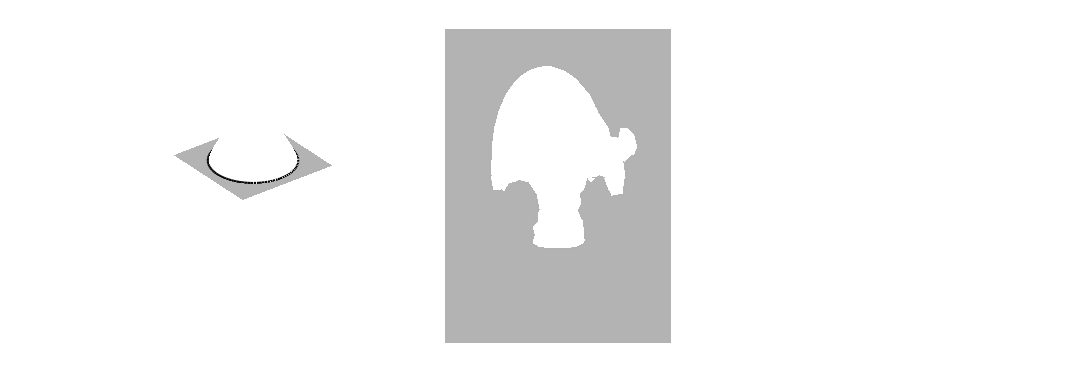

Reproduce this figure in MATLAB. (Note: this script raises an error after producing the figure.)
function demo_GPR_closedShape02
% Gaussian process implicit surface (GPIS) representation with thin-plate covariance function in GPR
% 
% If this code is useful for your research, please cite the related publications:
% @incollection{Calinon19chapter,
% 	author="Calinon, S. and Lee, D.",
% 	title="Learning Control",
% 	booktitle="Humanoid Robotics: a Reference",
% 	publisher="Springer",
% 	editor="Vadakkepat, P. and Goswami, A.", 
% 	year="2019",
% 	doi="10.1007/978-94-007-7194-9_68-1",
% 	pages="1--52"
% }
% @inproceedings{Williams07,
% 	author = "Williams, O. and Fitzgibbon, A.",
% 	title = "Gaussian Process Implicit Surfaces",
% 	booktitle = "Gaussian Processes in Practice",
% 	year = "2007"
% }
% 
% Copyright (c) 2019 Idiap Research Institute, http://idiap.ch/
% Written by Sylvain Calinon, http://calinon.ch/
% 
% This file is part of PbDlib, http://www.idiap.ch/software/pbdlib/
% 
% PbDlib is free software: you can redistribute it and/or modify
% it under the terms of the GNU General Public License version 3 as
% published by the Free Software Foundation.
% 
% PbDlib is distributed in the hope that it will be useful,
% but WITHOUT ANY WARRANTY; without even the implied warranty of
% MERCHANTABILITY or FITNESS FOR A PARTICULAR PURPOSE. See the
% GNU General Public License for more details.
% 
% You should have received a copy of the GNU General Public License
% along with PbDlib. If not, see <http://www.gnu.org/licenses/>.

addpath('./m_fcts/');


%% Parameters
%%%%%%%%%%%%%%%%%%%%%%%%%%%%%%%%%%%%%%%%%%%%%%%%%%%%%%%%%%%%%%%%%%%%%%%%%
nbVarX = 2; %Dimension of x
nbVarY = 1; %Dimension of y 
nbDataRepro = 20.^2; %Number of datapoints in a reproduction
nbRepros = 6; %Number of randomly sampled reproductions
p(1)=1E0; p(2)=1E-5; %Thin-plate covariance function parameters 
SigmaY = eye(nbVarY);


%% Generate data
%%%%%%%%%%%%%%%%%%%%%%%%%%%%%%%%%%%%%%%%%%%%%%%%%%%%%%%%%%%%%%%%%%%%%%%%%%%
x = [-3 -2 -1  0  1  2  3  3  3  2  1  1  1  0 -1 -1 -1 -2 -3 -3;
		  2  2  2  2  2  2  2  1  0  0  0 -1 -2 -2 -2 -1  0  0  0  1];
x = [x, mean(x,2), [-4, -4, 4, 4; 4 -4 -4 4]] .*1E-1;
x = x(:,6:end); %Simulate missing datapoints
nbData = size(x,2);
y = [zeros(1,nbData-5), 1, -1, -1, -1, -1];
Data = [x; y];


%% Reproduction with GPR
%%%%%%%%%%%%%%%%%%%%%%%%%%%%%%%%%%%%%%%%%%%%%%%%%%%%%%%%%%%%%%%%%%%%%%%%%
%Mean computation
[Xm, Ym] = meshgrid(linspace(-.5,.5,nbDataRepro.^.5), linspace(-.5,.5,nbDataRepro.^.5));
xs = [Xm(:)'; Ym(:)'];
p(1) = max(max(pdist2(xs', xs'))); %Refine thin-plate covariance function parameter

rc = 4E-1;
S = eye(nbVarX) .* rc.^-2;
MuS = .5 .* rc .* diag(1 - xs' * S * xs)';
Mu = .5 .* rc .* diag(1 - x' * S * x)';

K = covFct(x, x, p, 1); %Inclusion of noise on the inputs for the computation of K
Ks = covFct(xs, x, p);
% r(1).Data = [xs; (Ks / K * y')']; %GPR with Mu=0
r(1).Data = [xs; MuS + (Ks / K * (y - Mu)')']; 

%Uncertainty evaluation
Kss = covFct(xs, xs, p); 
S = Kss - Ks / K * Ks';
r(1).SigmaOut = zeros(nbVarY, nbVarY, nbData);
for t=1:nbDataRepro
	r(1).SigmaOut(:,:,t) = SigmaY * S(t,t); 
end

%Generate stochastic samples from the prior 
[V,D] = eig(Kss);
for n=2:nbRepros/2
	yp = real(V*D^.5) * randn(nbDataRepro, nbVarY) * SigmaY .* 2E-1; 
	r(n).Data = [xs; yp'];
end

%Generate stochastic samples from the posterior 
[V,D] = eig(S);
for n=nbRepros/2+1:nbRepros
	ys = real(V*D^.5) * randn(nbDataRepro, nbVarY) * SigmaY .* 0.5 + r(1).Data(nbVarX+1:end,:)'; 
	r(n).Data = [xs; ys'];
end


%% Spatial plots 
%%%%%%%%%%%%%%%%%%%%%%%%%%%%%%%%%%%%%%%%%%%%%%%%%%%%%%%%%%%%%%%%%%%%%%%%%
figure('PaperPosition',[0 0 14 5],'position',[10 10 2500 900]); 
colormap([.7 .7 .7]);

%Plot center of GP (acting as prior if points on the contours are missing)
subplot(1,3,1); hold on; axis off; rotate3d on;
% for n=2:nbRepros/2
% 	coltmp = [.5 .5 .5] + [.5 .5 .5].*rand(1);
% 	mesh(Xm, Ym, reshape(r(n).Data(3,:), nbDataRepro.^.5, nbDataRepro.^.5), 'facealpha',.4,'edgealpha',.4,'facecolor',coltmp,'edgecolor',coltmp); %Prior samples
% end
mesh(Xm, Ym, reshape(MuS, nbDataRepro.^.5, nbDataRepro.^.5), 'facealpha',.8,'edgealpha',.8);
mesh(Xm, Ym, zeros(nbDataRepro.^.5, nbDataRepro.^.5), 'facealpha',.3,'edgealpha',.3,'facecolor',[0 0 0],'edgecolor',[0 0 0]);
tl = linspace(0,2*pi,100);
plot(cos(tl)*rc, sin(tl)*rc, 'k-','linewidth',2);
view(3); axis vis3d;

%Plot posterior distribution 
subplot(1,3,2); hold on; axis off; rotate3d on;
% for n=nbRepros/2+1:nbRepros
% 	coltmp = [.5 .5 .5] + [.5 .5 .5].*rand(1);
% 	mesh(Xm, Ym, reshape(r(n).Data(3,:), nbDataRepro.^.5, nbDataRepro.^.5), 'facealpha',.4,'edgealpha',.4,'facecolor',coltmp,'edgecolor',coltmp); %posterior samples
% end
mesh(Xm, Ym, reshape(r(1).Data(3,:), nbDataRepro.^.5, nbDataRepro.^.5), 'facealpha',.8,'edgealpha',.8);
mesh(Xm, Ym, zeros(nbDataRepro.^.5, nbDataRepro.^.5), 'facealpha',.3,'edgealpha',.3,'facecolor',[0 0 0],'edgecolor',[0 0 0]);
contour(Xm, Ym, reshape(r(1).Data(3,:), nbDataRepro.^.5, nbDataRepro.^.5), [0,0], 'linewidth',2,'color',[0 0 0]); 
plot3(Data(1,1:end-5), Data(2,1:end-5), Data(3,1:end-5), '.','markersize',18,'color',[.8 0 0]);
plot3(Data(1,end-4), Data(2,end-4), Data(3,end-4), '.','markersize',18,'color',[0 0 .8]);
plot3(Data(1,end-3:end), Data(2,end-3:end), Data(3,end-3:end), '.','markersize',18,'color',[0 .7 0]);
view(3); axis vis3d;

subplot(1,3,3); hold on; axis off; 
contour(Xm, Ym, reshape(r(1).Data(3,:), nbDataRepro.^.5, nbDataRepro.^.5), [0,0], 'linewidth',2,'color',[0 0 0]); 
contour(Xm, Ym, reshape(r(1).Data(3,:)+2E0.*diag(S).^.5', nbDataRepro.^.5, nbDataRepro.^.5), [0,0], 'linewidth',1,'color',[.6 .6 .6]); 
contour(Xm, Ym, reshape(r(1).Data(3,:)-2E0.*diag(S).^.5', nbDataRepro.^.5, nbDataRepro.^.5), [0,0], 'linewidth',1,'color',[.6 .6 .6]); 
plot(Data(1,1:end-5), Data(2,1:end-5), '.','markersize',18,'color',[1 0 0]);
plot(Data(1,end-4), Data(2,end-4), '.','markersize',18,'color',[0 0 .8]);
plot(Data(1,end-3:end), Data(2,end-3:end), '.','markersize',18,'color',[0 .7 0]);

% print('-dpng','graphs/GPR_closedShape02.png');
pause;
close all;
end


function K = covFct(x1, x2, p, flag_noiseObs)
	if nargin<4
		flag_noiseObs = 0;
	end
	
	%Thin plate covariance function (for 3D implicit shape)
	K = 12.^-1 .* (2 .* pdist2(x1',x2').^3 - 3 .* p(1) .* pdist2(x1',x2').^2 + p(1).^3);	

% 	%Thin plate covariance function (for 2D implicit shape -> does not seem to work)
% 	K = 2 .* pdist2(x1',x2').^2 .* log(pdist2(x1',x2')) - (1 + 2.*log(p(1))) .* pdist2(x1',x2').^2 + p(1).^2;
	
% 	%RBF covariance function
% 	K = 1E-1 .* exp(-p(1)^-1 .* pdist2(x1',x2').^2);
	
	if flag_noiseObs==1
		K = K + p(2) .* eye(size(x1,2),size(x2,2)); %Consideration of noisy observation y
	end
end